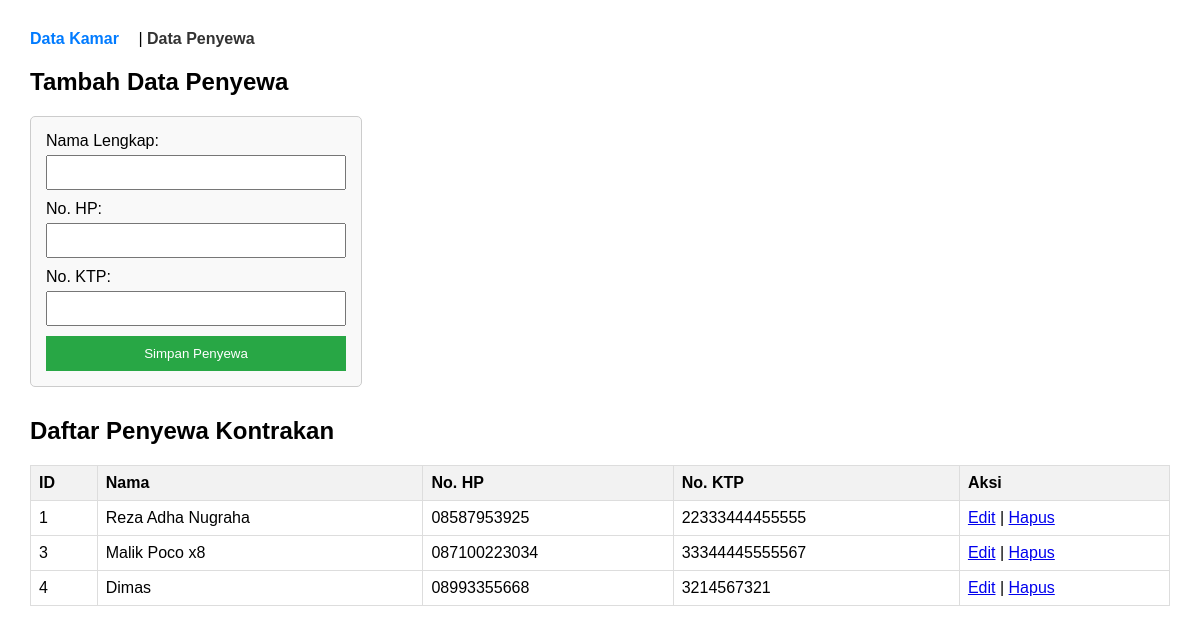
The page /penyewa.php on the database its author committed.
### tables this page shows
CREATE TABLE `tb_penyewa` (
  `id_penyewa` int NOT NULL,
  `nama` varchar(100) NOT NULL,
  `no_hp` varchar(15) DEFAULT NULL,
  `no_ktp` varchar(20) DEFAULT NULL
);

### penyewa.php (the view, shortened to what this page needs)
<?php
include 'koneksi.php';
?>
<!DOCTYPE html>
<html lang="id">
<head>
</head>
<body>
    <nav>
        <a href="index.php">Data Kamar</a> |
        <a href="penyewa.php" style="color: #333;">Data Penyewa</a>
    </nav>
    <h2>Tambah Data Penyewa</h2>
    <form action="" method="POST">
        <label>Nama Lengkap:</label>
        <input type="text" name="nama" required>
        <label>No. HP:</label>
        <input type="text" name="no_hp" required>
        <label>No. KTP:</label>
        <input type="text" name="no_ktp" required>
        <button type="submit" name="simpan_penyewa">Simpan Penyewa</button>
    </form>
    <h2>Daftar Penyewa Kontrakan</h2>
    <table>
        <tr>
            <th>ID</th>
            <th>Nama</th>
            <th>No. HP</th>
            <th>No. KTP</th>
            <th>Aksi</th>
        </tr>
        <?php
        $ambil_data = mysqli_query($koneksi, "SELECT * FROM tb_penyewa");
        while ($row = mysqli_fetch_assoc($ambil_data)) {
            echo "<tr>
                    <td>{$row['id_penyewa']}</td>
                    <td>{$row['nama']}</td>
                    <td>{$row['no_hp']}</td>
                    <td>{$row['no_ktp']}</td>
                    <td>
                        <a href='edit_penyewa.php?id={$row['id_penyewa']}'>Edit</a> |
                        <a href='penyewa.php?hapus={$row['id_penyewa']}' onclick='return confirm(\"Yakin hapus penyewa ini?\")'>Hapus</a>
                    </td>
                  </tr>";
        }
        ?>
    </table>
</body>
</html>

### penyewa.php (style rules this page uses)
body { font-family: Arial, sans-serif; margin: 30px; }
nav { margin-bottom: 20px; }
nav a { margin-right: 15px; text-decoration: none; color: #007BFF; font-weight: bold; }
table { width: 100%; border-collapse: collapse; margin-top: 20px; }
th, td { border: 1px solid #ddd; padding: 8px; text-align: left; }
th { background-color: #f2f2f2; }
form { margin-bottom: 30px; background: #f9f9f9; padding: 15px; border-radius: 5px; width: 300px; border: 1px solid #ccc; }
input { width: 100%; padding: 8px; margin: 5px 0 10px 0; box-sizing: border-box; }
button { background-color: #28a745; color: white; padding: 10px; border: none; cursor: pointer; width: 100%; }

### rows shown on the page
tb_penyewa: id_penyewa "1", nama "Reza Adha Nugraha", no_hp "08587953925", no_ktp "22333444455555"
tb_penyewa: id_penyewa "3", nama "Malik Poco x8", no_hp "087100223034", no_ktp "33344445555567"
tb_penyewa: id_penyewa "4", nama "Dimas", no_hp "08993355668", no_ktp "3214567321"
